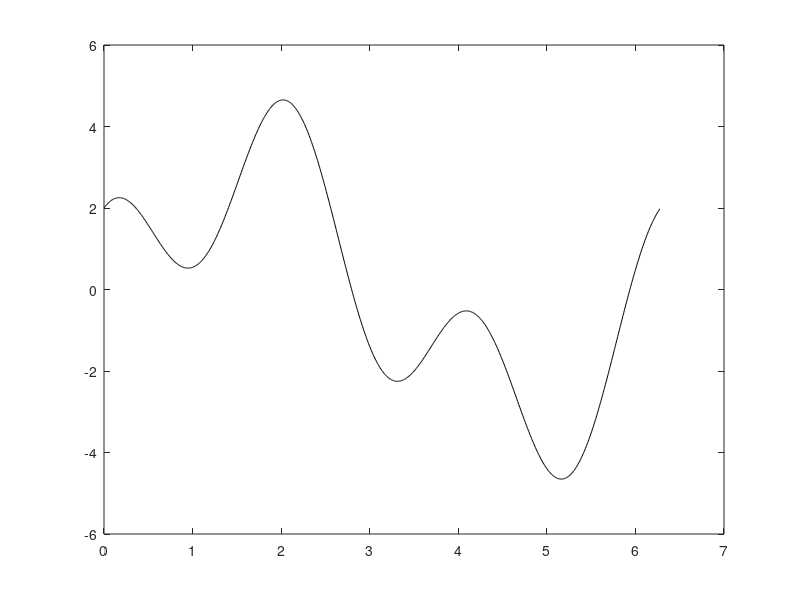

The MATLAB script that drew this image: (Note: this script raises an error after producing the figure.)
clear; close all;

% create synthetic times
t = linspace(0,2*pi,1002);

% create synthetic data
y = 2*cos(3*t) + 3*sin(t);

% shorten series so that has an odd number of points.
t = t(1:end-1);
y = y(1:end-1);

% plot time-series
plot(t,y,'-k');

% compute the discrete Fourier series
F = dfs(y)

% create vector of harmonic numbers
kmax = (length(y) - 1)/2;
k = 1:kmax;

% plot the cosine coefficients
semilogx(k,F.alpha,'-or'); hold on;

% plot the sine coefficients
semilogx(k,F.beta,'-xb'); hold on;

% label the graph
xlabel('Harmonic number');
ylabel('DFS coefficient');


%%%%%%%%%%%%%%%%%%%%%%%%%%%%%%%%%%%%%%%%%%%%%

clear; close all;

% characteristics of the time-series
T = 10;    % total duration, years
A1 = 33;   % amplitude 1, Watts
A2 = 75;   % amplitude 2, Watts
f1 = 4/T   % frequency 1, 1/years
f2 = 13/T  % frequency 2, 1/years

% create time-series
t = linspace(0,T,2002);
y = A1*sin(2*pi*f1*t) + A2*sin(2*pi*f2*t);

% plot the time-series
plot(t,y,'-k');
xlabel('Time, years'); ylabel('Watts');

% shorten the time-series so that it has an odd number of points
t = t(1:end-1);
y = y(1:end-1);

% compute discrete Fourier transform
F = dfs(y)

% compute a vector of frequencies
N = length(y);
k = 1:(N-1)/2;
freq = k/T;

% plot the power spectrum
plot(freq(1:16),F.power(1:16),'-ok');
xlabel('Frequency, 1/year');
ylabel('Normalised variance');



%%%%%%%%%%%%%%%%%%%%%%%%%%%%%%%%%%%%%%%%%%%%%

clear; close all;

% load the data
data = load('CaveCreekData.txt')
runoff = data(:,1); % 100*in

% check that N is odd
N = length(runoff)

% compute total period of time-series
T = N-1;  % months

% compute the discrete Fourier series
F = dfs(runoff)

% compute a vector of periods
k = 1:(N-1)/2;
per = T./k;

% plot the power spectrum
semilogx(per,F.power,'-ok','LineWidth',1.5,'MarkerSize',5);
xlabel('Period, months'); ylabel('Normalised variance');